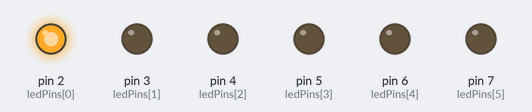
The sketch below on a simulated Arduino Uno, built with avr-gcc and run on an emulated ATmega328P. Shown: output pins drawn as LEDs (lit = HIGH).

Above: at 0.05 s.
At 0.35 s:
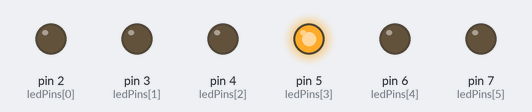
At 0.95 s:
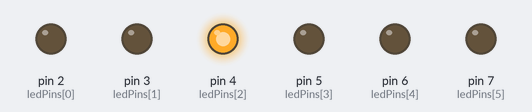
At 1.35 s:
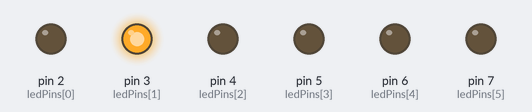
At 1.8 s:
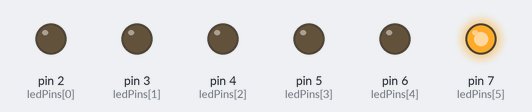
At 2.85 s:
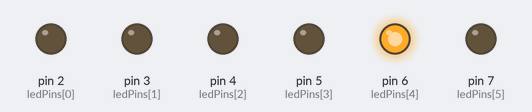
Timing chart, 0 to 3.1 s (numbered marks = the images above):
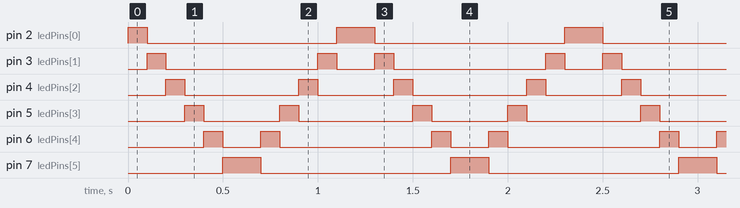

Measured:
- by itself, pin 2 (ledPins[0]): repeats every 1.2 s: LOW 1.0 s, HIGH 0.20 s
- by itself, pin 3 (ledPins[1]): repeats every 1.2 s: LOW 0.80 s, HIGH 0.10 s, LOW 0.20 s, HIGH 0.10 s
- by itself, pin 4 (ledPins[2]): repeats every 1.2 s: LOW 0.60 s, HIGH 0.10 s, LOW 0.40 s, HIGH 0.10 s
- by itself, pin 5 (ledPins[3]): repeats every 1.2 s: LOW 0.40 s, HIGH 0.10 s, LOW 0.60 s, HIGH 0.10 s
- by itself, pin 6 (ledPins[4]): repeats every 1.2 s: LOW 0.20 s, HIGH 0.10 s, LOW 0.80 s, HIGH 0.10 s
- by itself, pin 7 (ledPins[5]): alternates HIGH for 0.20 s and LOW for 1.0 s

The sketch:

exp_6b.ino
```cpp
const int numLeds = 6;     // Number of LEDs
const int ledPins[numLeds] = {2, 3, 4, 5, 6, 7}; // Pins for each LED

void setup() {
  for (int i = 0; i < numLeds; i++) {
    pinMode(ledPins[i], OUTPUT); // Set each LED pin as an output
  }
}

void loop() {
  // Scroll LEDs to the right
  for (int i = 0; i < numLeds; i++) {
    digitalWrite(ledPins[i], HIGH);  // Turn on current LED
    delay(100);  // Adjust scrolling speed
    digitalWrite(ledPins[i], LOW);   // Turn off current LED
  }

  // Scroll LEDs to the left
  for (int i = numLeds - 1; i >= 0; i--) {
    digitalWrite(ledPins[i], HIGH);  // Turn on current LED
    delay(100);  // Adjust scrolling speed
    digitalWrite(ledPins[i], LOW);   // Turn off current LED
  }
}
```
